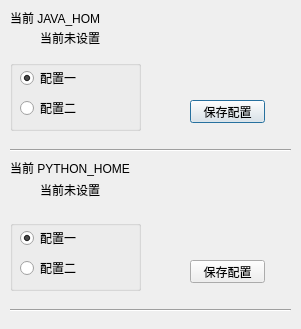
<?xml version="1.0" encoding="UTF-8"?>
<ui version="4.0">
 <class>change</class>
 <widget class="QDialog" name="change">
  <property name="geometry">
   <rect>
    <x>0</x>
    <y>0</y>
    <width>301</width>
    <height>329</height>
   </rect>
  </property>
  <property name="windowTitle">
   <string>Dialog</string>
  </property>
  <widget class="Line" name="line">
   <property name="geometry">
    <rect>
     <x>10</x>
     <y>140</y>
     <width>281</width>
     <height>20</height>
    </rect>
   </property>
   <property name="orientation">
    <enum>Qt::Horizontal</enum>
   </property>
  </widget>
  <widget class="QLabel" name="python_lab">
   <property name="geometry">
    <rect>
     <x>10</x>
     <y>160</y>
     <width>401</width>
     <height>16</height>
    </rect>
   </property>
   <property name="text">
    <string>当前 PYTHON_HOME</string>
   </property>
  </widget>
  <widget class="QGroupBox" name="java_groupBox">
   <property name="geometry">
    <rect>
     <x>10</x>
     <y>60</y>
     <width>131</width>
     <height>71</height>
    </rect>
   </property>
   <property name="title">
    <string/>
   </property>
   <widget class="QRadioButton" name="radioButton_java_2">
    <property name="geometry">
     <rect>
      <x>10</x>
      <y>40</y>
      <width>89</width>
      <height>16</height>
     </rect>
    </property>
    <property name="text">
     <string>配置二</string>
    </property>
   </widget>
   <widget class="QRadioButton" name="radioButton_java_1">
    <property name="geometry">
     <rect>
      <x>10</x>
      <y>10</y>
      <width>89</width>
      <height>16</height>
     </rect>
    </property>
    <property name="text">
     <string>配置一</string>
    </property>
    <property name="checked">
     <bool>true</bool>
    </property>
    <property name="autoRepeat">
     <bool>false</bool>
    </property>
   </widget>
  </widget>
  <widget class="QPushButton" name="java_pushButton">
   <property name="geometry">
    <rect>
     <x>190</x>
     <y>100</y>
     <width>75</width>
     <height>23</height>
    </rect>
   </property>
   <property name="text">
    <string>保存配置</string>
   </property>
  </widget>
  <widget class="QLabel" name="java_lab">
   <property name="geometry">
    <rect>
     <x>10</x>
     <y>10</y>
     <width>91</width>
     <height>16</height>
    </rect>
   </property>
   <property name="baseSize">
    <size>
     <width>0</width>
     <height>0</height>
    </size>
   </property>
   <property name="frameShadow">
    <enum>QFrame::Plain</enum>
   </property>
   <property name="text">
    <string>当前 JAVA_HOME</string>
   </property>
  </widget>
  <widget class="Line" name="line_2">
   <property name="geometry">
    <rect>
     <x>10</x>
     <y>300</y>
     <width>281</width>
     <height>20</height>
    </rect>
   </property>
   <property name="orientation">
    <enum>Qt::Horizontal</enum>
   </property>
  </widget>
  <widget class="QLabel" name="java_path_show">
   <property name="geometry">
    <rect>
     <x>40</x>
     <y>30</y>
     <width>441</width>
     <height>16</height>
    </rect>
   </property>
   <property name="font">
    <font>
     <family>Consolas</family>
    </font>
   </property>
   <property name="cursor">
    <cursorShape>ArrowCursor</cursorShape>
   </property>
   <property name="text">
    <string>当前未设置</string>
   </property>
   <property name="textFormat">
    <enum>Qt::AutoText</enum>
   </property>
  </widget>
  <widget class="QGroupBox" name="python_groupBox__2">
   <property name="geometry">
    <rect>
     <x>10</x>
     <y>220</y>
     <width>131</width>
     <height>71</height>
    </rect>
   </property>
   <property name="title">
    <string/>
   </property>
   <widget class="QRadioButton" name="radioButton_python_2">
    <property name="geometry">
     <rect>
      <x>10</x>
      <y>40</y>
      <width>89</width>
      <height>16</height>
     </rect>
    </property>
    <property name="text">
     <string>配置二</string>
    </property>
   </widget>
   <widget class="QRadioButton" name="radioButton_python_1">
    <property name="geometry">
     <rect>
      <x>10</x>
      <y>10</y>
      <width>89</width>
      <height>16</height>
     </rect>
    </property>
    <property name="text">
     <string>配置一</string>
    </property>
    <property name="checked">
     <bool>true</bool>
    </property>
    <property name="autoRepeat">
     <bool>false</bool>
    </property>
   </widget>
  </widget>
  <widget class="QLabel" name="python_path_shw">
   <property name="geometry">
    <rect>
     <x>40</x>
     <y>180</y>
     <width>441</width>
     <height>20</height>
    </rect>
   </property>
   <property name="font">
    <font>
     <family>Consolas</family>
    </font>
   </property>
   <property name="text">
    <string>当前未设置</string>
   </property>
  </widget>
  <widget class="QPushButton" name="python_pushButton_3">
   <property name="geometry">
    <rect>
     <x>190</x>
     <y>260</y>
     <width>75</width>
     <height>23</height>
    </rect>
   </property>
   <property name="text">
    <string>保存配置</string>
   </property>
  </widget>
 </widget>
 <resources/>
 <connections/>
</ui>
